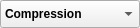
<?xml version="1.0" encoding="UTF-8"?>
<ui version="4.0">
 <class>Form</class>
 <widget class="QWidget" name="Form">
  <property name="geometry">
   <rect>
    <x>0</x>
    <y>0</y>
    <width>140</width>
    <height>28</height>
   </rect>
  </property>
  <property name="minimumSize">
   <size>
    <width>0</width>
    <height>28</height>
   </size>
  </property>
  <property name="maximumSize">
   <size>
    <width>16777215</width>
    <height>28</height>
   </size>
  </property>
  <property name="baseSize">
   <size>
    <width>0</width>
    <height>28</height>
   </size>
  </property>
  <property name="windowTitle">
   <string>Form</string>
  </property>
  <layout class="QHBoxLayout" name="horizontalLayout">
   <property name="leftMargin">
    <number>0</number>
   </property>
   <property name="topMargin">
    <number>0</number>
   </property>
   <property name="rightMargin">
    <number>0</number>
   </property>
   <property name="bottomMargin">
    <number>0</number>
   </property>
   <item>
    <widget class="QComboBox" name="comboBox">
     <property name="sizePolicy">
      <sizepolicy hsizetype="Minimum" vsizetype="Fixed">
       <horstretch>0</horstretch>
       <verstretch>0</verstretch>
      </sizepolicy>
     </property>
     <property name="minimumSize">
      <size>
       <width>140</width>
       <height>28</height>
      </size>
     </property>
     <property name="maximumSize">
      <size>
       <width>140</width>
       <height>28</height>
      </size>
     </property>
     <property name="baseSize">
      <size>
       <width>140</width>
       <height>28</height>
      </size>
     </property>
     <property name="font">
      <font>
       <weight>75</weight>
       <bold>true</bold>
       <kerning>true</kerning>
      </font>
     </property>
     <property name="contextMenuPolicy">
      <enum>Qt::DefaultContextMenu</enum>
     </property>
     <property name="toolTip">
      <string>Tectonic context</string>
     </property>
     <item>
      <property name="text">
       <string>Compression</string>
      </property>
      <property name="icon">
       <iconset resource="../../../images/ressources.qrc">
        <normaloff>:/buttons/button_compression.png</normaloff>:/buttons/button_compression.png</iconset>
      </property>
     </item>
     <item>
      <property name="text">
       <string>Extension</string>
      </property>
      <property name="icon">
       <iconset resource="../../../images/ressources.qrc">
        <normaloff>:/buttons/button_extension.png</normaloff>:/buttons/button_extension.png</iconset>
      </property>
     </item>
    </widget>
   </item>
  </layout>
 </widget>
 <resources>
  <include location="../../../images/ressources.qrc"/>
 </resources>
 <connections/>
</ui>
